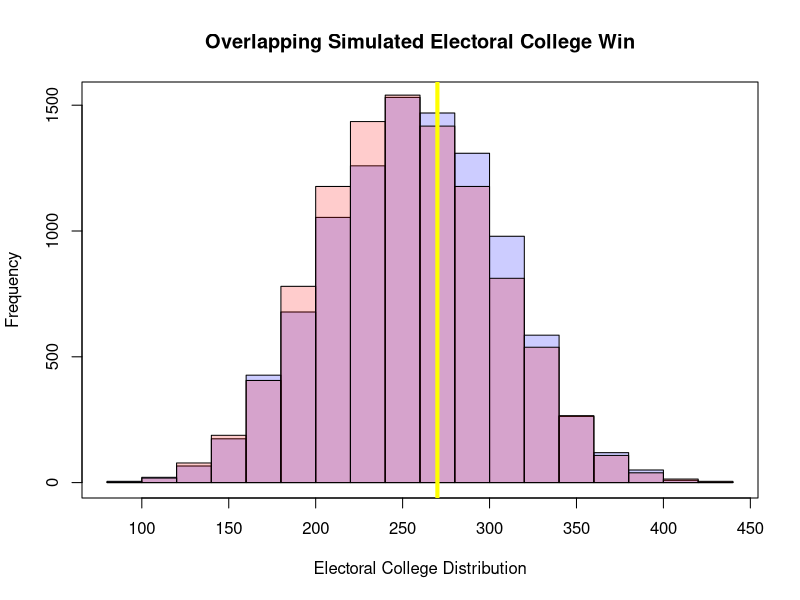

R code for this plot: (Note: this script raises an error after producing the figure.)



### METHOD 1 ###############


# sets working directory
wd<-"/Users/jfeliciano/Documents/advancedr/homework/Assignment11"
setwd(wd) 

# loads election data from directory
election_data <- read.csv("Election data.csv", header=TRUE)

# changeable for later
# number of simulation
num_simulation <- 10000
seed <- 12345

ptm <- proc.time()
# Method 1


dem_all_ec <- c()
rep_all_ec <- c()
ind_all_ec <- c()

for(sim in 1:num_simulation){
  dem_ec_tally <- 0
  rep_ec_tally <- 0
  ind_ec_tally <- 0
  
  
  for(state in 1:nrow(election_data)) {
    current_prob <- rmultinom(1, 1, prob = c(election_data[state,2], election_data[state,3],  election_data[state,4]))
    if(current_prob[1] == 1) {
      dem_ec_tally <- dem_ec_tally + election_data[state,"Electoral.Votes"]
    }else if(current_prob[2] == 1){
      rep_ec_tally <- rep_ec_tally + election_data[state,"Electoral.Votes"]
    }else{
      ind_ec_tally <- ind_ec_tally + election_data[state,"Electoral.Votes"]
    }
  }
  
  dem_all_ec <- c(dem_all_ec, dem_ec_tally)
  rep_all_ec <- c(rep_all_ec, rep_ec_tally)
  ind_all_ec <- c(ind_all_ec, ind_ec_tally)
}

hist(dem_all_ec, col=rgb(0,0,1,0.2), main="Overlapping Simulated Electoral College Win", xlab="Electoral College Distribution")
hist(rep_all_ec, col=rgb(1,0,0,0.2), add=T)
box()
abline(v = 270, lwd=4, col="yellow")

hist(dem_all_ec2, col=rgb(0,0,1,0.2), main="Overlapping Simulated Electoral College Win", xlab="Electoral College Distribution")
hist(rep_all_ec2, col=rgb(1,0,0,0.2), add=T)
box()
abline(v = 270, lwd=4, col="yellow")






########## METHOD 2 ##########################



# sets working directory
wd<-"/Users/jfeliciano/Documents/advancedr/homework/Assignment11"
setwd(wd) 
library(dplyr)

# loads election data from directory
election_data <- read.csv("Election data.csv", header=TRUE)

# changeable for later
# number of simulation
num_simulation <- 10000
seed <- 242424242424


# Method 1





simulated_state_winner <- function(state){
  methods <- list()
  methods$method1 <- rmultinom(1, 1, prob = c(election_data[state,2], election_data[state,3],  election_data[state,4]))
  methods$method2 <- rmultinom(1, 1, prob = c(election_data[state,2]+election_data[state,4], election_data[state,3], 0))
  methods$method3 <- rmultinom(1, 1, prob = c(election_data[state,2], election_data[state,3]+election_data[state,4], 0))
  methods$method4 <- rmultinom(1, 1, prob = c(election_data[state,2]+election_data[state,4]/2, election_data[state,3]+election_data[state,4]/2, 0))
  
  electoral_distribution <- c()
  
  for(i in 1:4){
    dem_ec_tally <- 0
    rep_ec_tally <- 0
    
    if(methods[[i]][1] == 1){
      dem_ec_tally <- election_data[state,"Electoral.Votes"]
    }else if(methods[[i]][2] == 1){
      rep_ec_tally <- election_data[state,"Electoral.Votes"]
    }
    electoral_distribution <- c(electoral_distribution, dem_ec_tally, rep_ec_tally)
  }
  
  return(electoral_distribution)
}


one_national_election <- function(arg){
  one_simulation <- sapply(1:51, simulated_state_winner)
  ec_sum <- c()
  for(i in 1:nrow(one_simulation)){
    ec_sum <- c(ec_sum, sum(one_simulation[i,]))
  }
  return(ec_sum)
}


all_election <- sapply(1:10000, one_national_election)


par(mfrow=c(2,2)) 

hist(all_election[1,], col=rgb(0,0,1,0.2), main="Simulated Clinton-Trump EC Distribution\nMethod 1", xlab="Electoral College Distribution")
hist(all_election[2,], col=rgb(1,0,0,0.2), add=T)
box()
abline(v = 270, lwd=3, col="yellow")

hist(all_election[3,], col=rgb(0,0,1,0.2), main="Simulated Clinton-Trump EC Distribution\nMethod 2", xlab="Electoral College Distribution")
hist(all_election[4,], col=rgb(1,0,0,0.2), add=T)
box()
abline(v = 270, lwd=3, col="yellow")

hist(all_election[5,], col=rgb(0,0,1,0.2), main="Simulated Clinton-Trump EC Distribution\nMethod 3", xlab="Electoral College Distribution")
hist(all_election[6,], col=rgb(1,0,0,0.2), add=T)
box()
abline(v = 270, lwd=3, col="yellow")

hist(all_election[7,], col=rgb(0,0,1,0.2), main="Simulated Clinton-Trump EC Distribution\nMethod 4", xlab="Electoral College Distribution")
hist(all_election[8,], col=rgb(1,0,0,0.2), add=T)
box()
abline(v = 270, lwd=3, col="yellow")


win_dem_1 <- sum(all_election[1,] > 270 & (all_election[1,] > all_election[2,]))/num_simulation
win_rep_1 <- sum(all_election[2,] > 270 & (all_election[1,] < all_election[2,]))/num_simulation
undecided_1 <- 1- win_dem_1 - win_rep_1 

print(paste("using method 1, the democrats win", win_dem_1, ", whereas the republicans win", win_rep_1, ", whereas the prob for undecided election is", undecided_1))


win_dem_2 <- sum(all_election[3,] > 270 & (all_election[3,] > all_election[4,]))/num_simulation
win_rep_2 <- sum(all_election[4,] > 270 & (all_election[3,] < all_election[4,]))/num_simulation
undecided_2 <- 1- win_dem_2 - win_rep_2

print(paste("using method 2, the democrats win", win_dem_2, ", whereas the republicans win", win_rep_2, ", whereas the prob for undecided election is", undecided_2))



win_dem_3 <- sum(all_election[5,] > 270 & (all_election[5,] > all_election[6,]))/num_simulation
win_rep_3 <- sum(all_election[6,] > 270 & (all_election[5,] < all_election[6,]))/num_simulation
undecided_3 <- 1- win_dem_3 - win_rep_3

print(paste("using method 3, the democrats win", win_dem_3, ", whereas the republicans win", win_rep_3, ", whereas the prob for undecided election is", undecided_3))


win_dem_4 <- sum(all_election[7,] > 270 & (all_election[7,] > all_election[8,]))/num_simulation
win_rep_4 <- sum(all_election[8,] > 270 & (all_election[7,] < all_election[8,]))/num_simulation
undecided_4 <- 1- win_dem_4 - win_rep_4

print(paste("using method 4, the democrats win", win_dem_4, ", whereas the republicans win", win_rep_4, ", whereas the prob for undecided election is", undecided_4))
